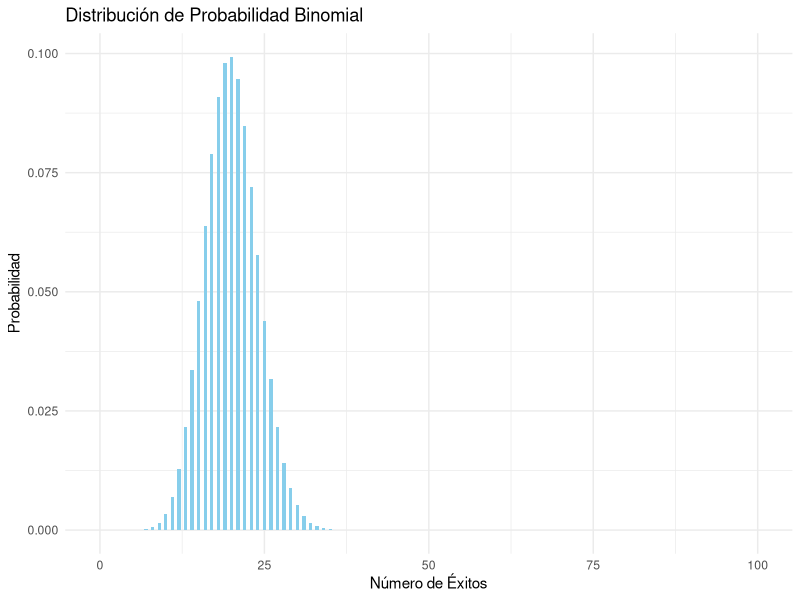

Write the R code that produced this figure.
# Cargar la librería necesaria para calcular distribuciones binomiales
library(stats)
library(ggplot2)  # Agregamos la librería para generar gráficos

# Definir los parámetros de la distribución binomial
num_ensayos <- 100     # Número total de productos fabricados
prob_exito <- 0.2      # Probabilidad de éxito en la venta (porcentaje de éxito)

# Calcular la probabilidad de al menos 5 éxitos
prob_al_menos_5_exitos <- 1 - pbinom(4, num_ensayos, prob_exito)

# Imprimir el resultado
cat("La probabilidad de al menos 5 éxitos en", num_ensayos, "ensayos es:", prob_al_menos_5_exitos, "\n")

# Generar un vector de números de éxitos (desde 0 hasta num_ensayos)
num_exitos <- 0:num_ensayos

# Calcular las probabilidades para cada número de éxitos utilizando la distribución binomial
probabilidades <- dbinom(num_exitos, num_ensayos, prob_exito)

# Crear un gráfico de la distribución binomial
ggplot(data.frame(num_exitos, probabilidades), aes(num_exitos, probabilidades)) +
  geom_bar(stat = "identity", fill = "skyblue", width = 0.5) +
  labs(title = "Distribución de Probabilidad Binomial",
       x = "Número de Éxitos",
       y = "Probabilidad") +
  theme_minimal()
